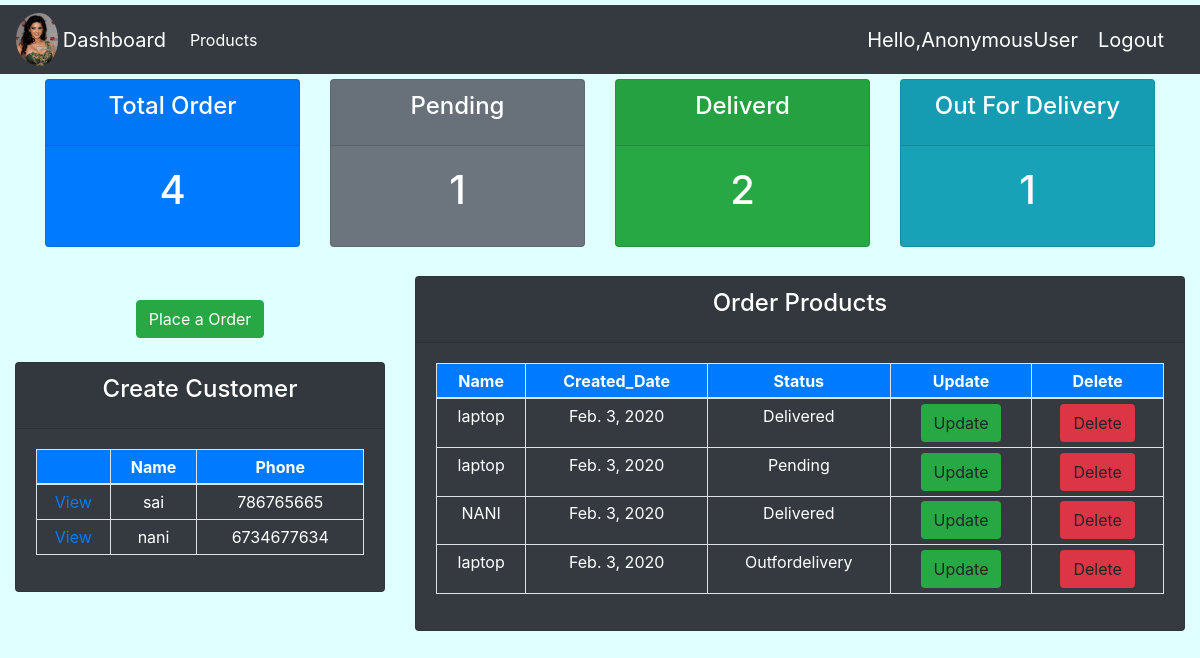
The page / on the database its author committed.
### account/models.py (models this page shows, shortened)
class Customers(models.Model):
    name = models.CharField(max_length=100, null=True)
    emil = models.EmailField(max_length=100, null=True)
    mobile = models.BigIntegerField(null=True)
    created_date = models.DateField(auto_now_add=True, null=True)

class Orders(models.Model):
    STATUS = (
        ('Delivered', 'Delivered'),
        ('Pending', 'Pending'),
        ('Outfordelivery', 'Outfordelivery')
    )
    customer = models.ForeignKey(Customers, on_delete=models.CASCADE) #check
    product = models.ForeignKey(Products, on_delete=models.CASCADE)   ##check
    created_date = models.DateField(auto_now_add=True, null=True)
    status = models.CharField(max_length=100,choices=STATUS)

class Products(models.Model):
    CATEGORY = (
        ('Indoor', 'Indoor'),
        ('Outdoor', 'Outdoor'),
        ('Anywhere', 'Anywhere')
    )
    name = models.CharField(max_length=100)
    price = models.FloatField(null=True)
    created_date = models.DateField(auto_now_add=True, null=True)
    description = models.CharField(max_length=100,null=True,blank=True)
    category = models.CharField(max_length=100,choices=CATEGORY)
    def __str__(self):
        return self.name

### account/views.py (the view)
# urls.py: path('', views.home, name='home'),
def home(request):
    customers = Customers.objects.all()
    orders = Orders.objects.all()
    total_order = len(orders)
    delivered = orders.filter(status='Delivered', ).count()
    pending = orders.filter(status='Pending').count()
    outfordelivery = orders.filter(status='Outfordelivery').count()
    context = {'customers': customers, 'orders': orders,
               'total_order': total_order,
               'delivered': delivered,
               'pending': pending,
               'outfordelivery': outfordelivery}
    return render(request, 'crmaccounts/dashboard.html', context)

### templates/crmaccounts/dashboard.html (shortened to what this page needs)
{% extends 'crmaccounts/base.html' %}
{% block content %}
    {% include 'crmaccounts/status.html' %}
    <br>
<div class="container-fluid" style="margin-top: 5px">
<div class="row">
    <div class="col-md-4">
    <center>
        <br>
        <a class="btn btn-success" href="{% url 'create_order' %}">Place a Order</a>
    </center>
        <br>
        <div class="card text-white text-center bg-dark">
            <div class="card-header">
                <h4 class="card-title">Create Customer</h4>
            </div>
            <div class="card-body">
                <table class="table table-bordered table-sm text-center text-white">
                    <thead class="bg-primary">
                    <tr>
                        <th></th>
                        <th>Name</th>
                        <th>Phone</th>
                    </tr>
                    </thead>
                    <tbody>
                    {% for customers in customers %}
                        <tr>
                            <td><a href="{% url 'customer' customers.id %}">View</a></td>
                            <td>{{ customers.name }}</td>
                            <td>{{ customers.mobile }}</td>
                        </tr>
                        {% endfor %}
                    </tbody>
                </table>
            </div>
        </div>
    </div>
    <div class="col-md-8">
        <div class="card text-white text-center bg-dark">
            <div class="card-header">
                <h4 class="card-title">Order Products</h4>
            </div>
            <div class="card-body">
                <table class="table table-bordered table-sm text-center text-white">
                    <thead class="bg-primary">
                    <tr>
                        <th>Name</th>
                        <th>Created_Date</th>
                        <th>Status</th>
                        <th>Update</th>
                        <th>Delete</th>
                    </tr>
                    </thead>
                    <tbody>
                    {% for order in orders %}
                        <tr>
                            <td>{{ order.product }}</td>
                            <td>{{ order.created_date }}</td>
                            <td>{{ order.status }}</td>
                            <td><a href="{% url 'update_order' order.id %}" class="btn bg-success">Update</a></td>
                            <td><a href="{% url 'delete_order' order.id %}" class="btn bg-danger">Delete</a></td>
                        </tr>
                    {% endfor %}
                    </tbody>
                </table>
            </div>
        </div>
    </div>
</div>
</div>
{% endblock %}

### templates/crmaccounts/base.html (shortened to what this page needs)
<!DOCTYPE html>
<html lang="en">
<head>
    <link rel="stylesheet" href="https://maxcdn.bootstrapcdn.com/bootstrap/4.4.1/css/bootstrap.min.css">
</head>
<body>
{% include 'crmaccounts/navbar.html' %}
{% block content %}
{% endblock %}
</body>
</html>

### templates/crmaccounts/navbar.html (shortened to what this page needs)
{% load static %}
<!DOCTYPE html>
<html lang="en">
<head>
    <link rel="stylesheet" href="https://maxcdn.bootstrapcdn.com/bootstrap/4.4.1/css/bootstrap.min.css">
</head>
<body>
{% block content %}
<nav class="navbar navbar-expand-lg navbar-dark bg-dark">
    <img src="{% static 'images/sunny.jpg' %}" style="height: 4%; width: 4%; border-radius: 50%;padding-right: 5px">
  <a class="navbar-brand" href="{% url 'home' %}">Dashboard</a>
  <div class="collapse navbar-collapse" id="navbarNav">
    <ul class="navbar-nav">
      <li class="nav-item active">
        <a class="nav-link" href="{% url 'product' %}">Products</a>
      </li>
    </ul>
  </div>
<span id="s1">Hello,{{ request.user }}</span>
<span id="s2">Logout</span>
</nav>
{% endblock %}
</body>
</html>

### templates/crmaccounts/status.html (shortened to what this page needs)
<!DOCTYPE html>
<html lang="en">
<head>
</head>
<body>
<div class="container">
    <div class="row">
        <div class="col-md">
            <div class="card bg-primary text-white text-center">
                <div class="card-header">
                    <h4 class="card-title">Total Order</h4>
                </div>
                <div class="card-body">
                    <h1 class="card-title">{{ total_order }}</h1>
                </div>
            </div>
        </div>
        <div class="col-md">
            <div class="card bg-secondary text-white text-center">
                <div class="card-header">
                    <h4 class="card-title">Pending</h4>
                </div>
                <div class="card-body">
                    <h1 class="card-title">{{ pending }}</h1>
                </div>
            </div>
        </div>
        <div class="col-md">
            <div class="card bg-success text-white text-center">
                <div class="card-header">
                    <h4 class="card-title">Deliverd</h4>
                </div>
                <div class="card-body">
                    <h1 class="card-title">{{ delivered }}</h1>
                </div>
            </div>
        </div>
        <div class="col-md">
            <div class="card bg-info text-white text-center">
                <div class="card-header">
                    <h4 class="card-title">Out For Delivery</h4>
                </div>
                <div class="card-body">
                    <h1 class="card-title">{{ outfordelivery }}</h1>
                </div>
            </div>
        </div>
    </div>
</div>
</body>
</html>

### templates/crmaccounts/navbar.html (style rules this page uses)
nav { margin-top: 5px; margin-bottom: 5px; }
#s1,#s2 { color: white;margin-right: 20px;font-size: 20px }

### templates/crmaccounts/dashboard.html (style rules this page uses)
body { background-color: lightcyan; }

### rows shown on the page
Customers: name "sai", mobile "786765665"
Customers: name "nani", mobile "6734677634"
Orders: product "laptop", created_date "Feb. 3, 2020", status "Delivered"
Orders: product "laptop", created_date "Feb. 3, 2020", status "Pending"
Orders: product "NANI", created_date "Feb. 3, 2020", status "Delivered"
Orders: product "laptop", created_date "Feb. 3, 2020", status "Outfordelivery"

### other values the page prints
{{ request.user }} "AnonymousUser"
{{ total_order }} "4"
{{ pending }} "1"
{{ delivered }} "2"
{{ outfordelivery }} "1"
